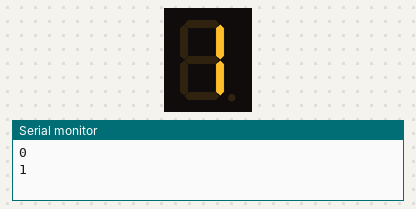
A sketch run on a simulated Arduino Uno, built with avr-gcc and run on an emulated ATmega328P. Shown: 1-digit seven-segment display, the last lines printed to the serial monitor. Wiring (inferred from the names in the program): 1-digit 7-segment display, segments lit when HIGH: segments pin 2, pin 3, pin 4, pin 5, pin 6, pin 7, pin 8. The segment pins are drawn as the display they are named for.

Above: at 1.1 s.
At 2.1 s:
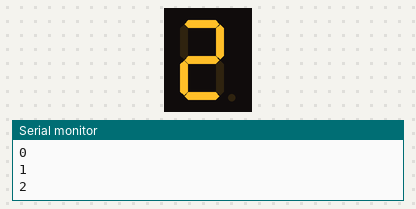
At 3.1 s:
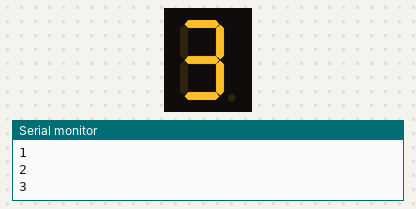
At 5.1 s:
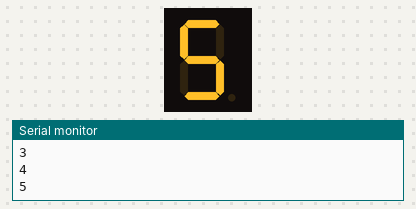
At 7.1 s:
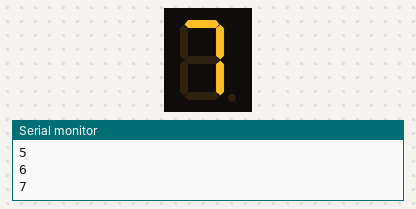
At 10.1 s:
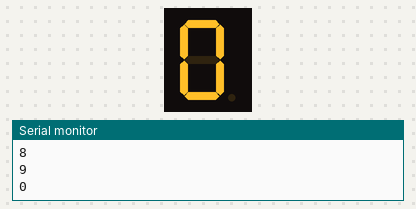

The sketch:

7_Seg_Display.ino
```cpp
// 7 Seg Display//
//Autor Borxo García//
//Licencia de Creative Commons Reconocimiento-NoComercial 4.0 Internacional.//

#define a 2
#define b 3
#define c 4
#define d 5
#define e 6
#define f 7
#define g 8

int  Contador = 0;

void setup()
{
	Serial.begin(9600);
	pinMode(a, OUTPUT);
	pinMode(b, OUTPUT);
	pinMode(c, OUTPUT);
	pinMode(d, OUTPUT);
	pinMode(e, OUTPUT);
	pinMode(f, OUTPUT);
	pinMode(g, OUTPUT);
	Numero(Contador);
	Serial.println(Contador);
	delay(1000);

}


void loop()
{
	for (int i = 0; i < 9; i++)
	{
		Contador = Contador + 1;
		Serial.println(Contador);
		Numero(Contador);
		delay(1000);
	}

	Contador = 0;
	Numero(Contador);
	Serial.println(Contador);
	delay(1000);
}

void Numero(int Contador)
{
	switch (Contador)
	{
	case 0:
		digitalWrite(a, HIGH);
		digitalWrite(b, HIGH);
		digitalWrite(c, HIGH);
		digitalWrite(d, HIGH);
		digitalWrite(e, HIGH);
		digitalWrite(f, HIGH);
		digitalWrite(g, LOW);
		break;
	case 1:
		digitalWrite(a, LOW);
		digitalWrite(b, HIGH);
		digitalWrite(c, HIGH);
		digitalWrite(d, LOW);
		digitalWrite(e, LOW);
		digitalWrite(f, LOW);
		digitalWrite(g, LOW);
		break;
	case 2:
		digitalWrite(a, HIGH);
		digitalWrite(b, HIGH);
		digitalWrite(c, LOW);
		digitalWrite(d, HIGH);
		digitalWrite(e, HIGH);
		digitalWrite(f, LOW);
		digitalWrite(g, HIGH);
		break;
	case 3:
		digitalWrite(a, HIGH);
		digitalWrite(b, HIGH);
		digitalWrite(c, HIGH);
		digitalWrite(d, HIGH);
		digitalWrite(e, LOW);
		digitalWrite(f, LOW);
		digitalWrite(g, HIGH);
		break;
	case 4:
		digitalWrite(a, LOW);
		digitalWrite(b, HIGH);
		digitalWrite(c, HIGH);
		digitalWrite(d, LOW);
		digitalWrite(e, LOW);
		digitalWrite(f, HIGH);
		digitalWrite(g, HIGH);
		break;
	case 5:
		digitalWrite(a, HIGH);
		digitalWrite(b, LOW);
		digitalWrite(c, HIGH);
		digitalWrite(d, HIGH);
		digitalWrite(e, LOW);
		digitalWrite(f, HIGH);
		digitalWrite(g, HIGH);
		break;
	case 6:
		digitalWrite(a, HIGH);
		digitalWrite(b, LOW);
		digitalWrite(c, HIGH);
		digitalWrite(d, HIGH);
		digitalWrite(e, HIGH);
		digitalWrite(f, HIGH);
		digitalWrite(g, HIGH);
		break;
	case 7:
		digitalWrite(a, HIGH);
		digitalWrite(b, HIGH);
		digitalWrite(c, HIGH);
		digitalWrite(d, LOW);
		digitalWrite(e, LOW);
		digitalWrite(f, LOW);
		digitalWrite(g, LOW);
		break;
	case 8:
		digitalWrite(a, HIGH);
		digitalWrite(b, HIGH);
		digitalWrite(c, HIGH);
		digitalWrite(d, HIGH);
		digitalWrite(e, HIGH);
		digitalWrite(f, HIGH);
		digitalWrite(g, HIGH);
		break;
	case 9:
		digitalWrite(a, HIGH);
		digitalWrite(b, HIGH);
		digitalWrite(c, HIGH);
		digitalWrite(d, LOW);
		digitalWrite(e, LOW);
		digitalWrite(f, HIGH);
		digitalWrite(g, HIGH);
		break;

	default:
		digitalWrite(a, HIGH);
		digitalWrite(b, HIGH);
		digitalWrite(c, HIGH);
		digitalWrite(d, HIGH);
		digitalWrite(e, HIGH);
		digitalWrite(f, HIGH);
		digitalWrite(g, LOW);
		break;
	}
}
```

Measured:
- by itself, everything shown: repeats every 10.0 s, in 10 steps
- what the display in image 0 shows lasts 1.0 s, from 1.0 s to 2.0 s
